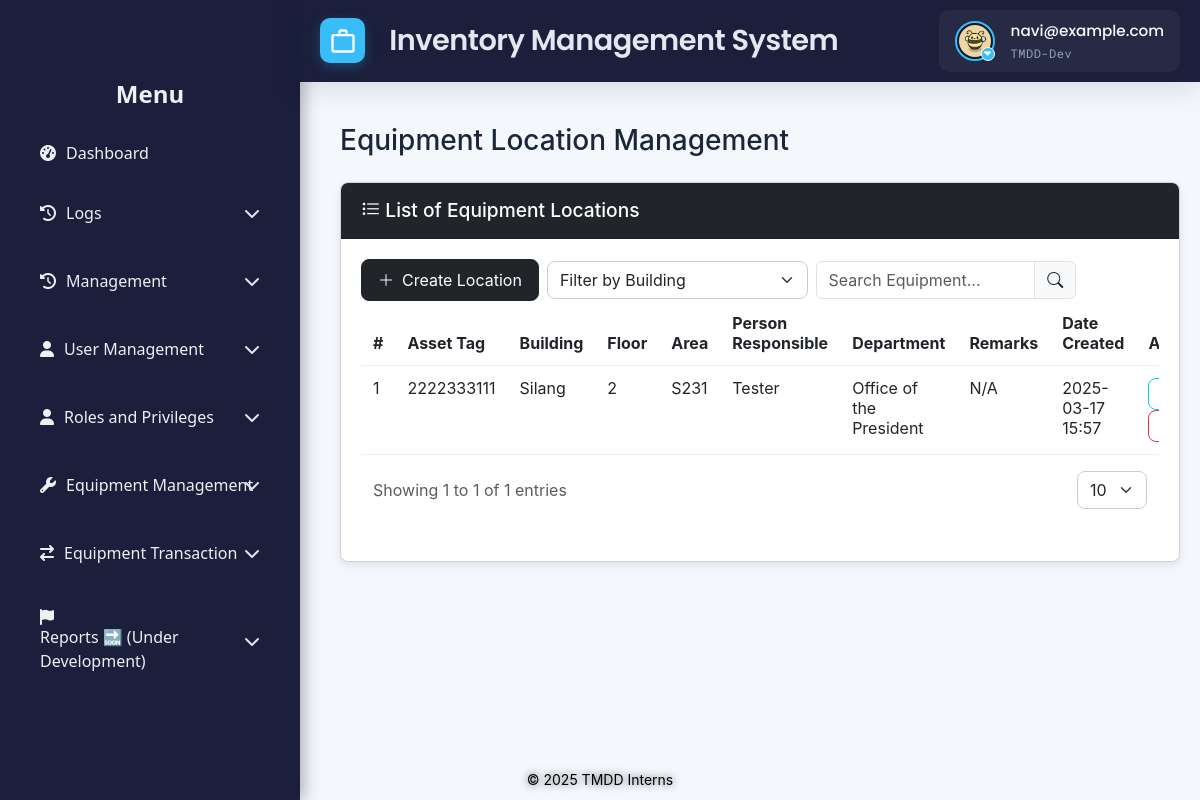
/src/view/php/modules/equipment_manager/equipment_location.php (signed in), run on the app's committed database.
### tables this page shows
CREATE TABLE IF NOT EXISTS `users` (
  `id` int NOT NULL AUTO_INCREMENT,
  `username` varchar(50) NOT NULL,
  `email` varchar(100) NOT NULL,
  `password` varchar(255) NOT NULL,
  `first_name` varchar(100) DEFAULT NULL,
  `last_name` varchar(100) DEFAULT NULL,
  `date_created` timestamp NULL DEFAULT CURRENT_TIMESTAMP,
  `status` enum('Offline','Online') NOT NULL,
  `is_disabled` tinyint(1) NOT NULL DEFAULT '0',
  `profile_pic_path` varchar(2048) DEFAULT NULL,
  PRIMARY KEY (`id`),
  UNIQUE KEY `username` (`username`),
  UNIQUE KEY `email` (`email`)
);

CREATE TABLE IF NOT EXISTS `equipment_location` (
  `equipment_location_id` int NOT NULL AUTO_INCREMENT,
  `asset_tag` varchar(50) NOT NULL,
  `building_loc` varchar(255) DEFAULT NULL,
  `floor_no` varchar(50) DEFAULT NULL,
  `specific_area` text,
  `person_responsible` varchar(255) DEFAULT NULL,
  `department_id` int DEFAULT NULL,
  `remarks` text,
  `date_created` datetime DEFAULT CURRENT_TIMESTAMP,
  `is_disabled` tinyint(1) NOT NULL DEFAULT '0',
  PRIMARY KEY (`equipment_location_id`),
  UNIQUE KEY `asset_tag` (`asset_tag`),
  KEY `department_id` (`department_id`)
);

CREATE TABLE IF NOT EXISTS `departments` (
  `id` int NOT NULL AUTO_INCREMENT,
  `department_name` varchar(191) NOT NULL,
  `abbreviation` varchar(50) NOT NULL,
  `is_disabled` tinyint(1) NOT NULL DEFAULT '0',
  PRIMARY KEY (`id`),
  UNIQUE KEY `department_name` (`department_name`),
  UNIQUE KEY `abbreviation` (`abbreviation`)
);

### src/control/RBACService.php (called while the page is built, shortened)
<?php
final class RBACService
{
    private array $privileges = [];
    public function __construct(
        private \PDO $pdo,
        int $userId
    ) {
        $this->loadUserPrivileges($userId);
    }
    private function loadUserPrivileges(int $userId): void
    {
        $sql = <<<'SQL'
        SELECT
          m.module_name,
          p.priv_name
        FROM user_department_roles ur
        JOIN roles r
          ON ur.role_id = r.id
         AND r.is_disabled = 0
        JOIN role_module_privileges rmp
          ON rmp.role_id = r.id
        JOIN modules m
          ON rmp.module_id = m.id
        JOIN privileges p
          ON rmp.privilege_id = p.id
         AND p.is_disabled = 0
       WHERE ur.user_id = ?
    SQL;
        $stmt = $this->pdo->prepare($sql);
        $stmt->execute([$userId]);
        while ($row = $stmt->fetch(\PDO::FETCH_ASSOC)) {
            $this->privileges[$row['module_name']][] = $row['priv_name'];
        }
    }
    public function hasPrivilege(string $module, string $priv): bool
    {
        return isset($this->privileges[$module])
            && in_array($priv, $this->privileges[$module], true);
    }
}

### src/view/php/modules/equipment_manager/equipment_location.php (the view, shortened to what this page needs)
<?php
require_once '../../../../../config/ims-tmdd.php';
include '../../general/header.php';
include '../../general/sidebar.php';
include '../../general/footer.php';
$rbac = new RBACService($pdo, $_SESSION['user_id']);
$rbac->requirePrivilege('Equipment Management', 'View');
$canCreate = $rbac->hasPrivilege('Equipment Management', 'Create');
$canModify = $rbac->hasPrivilege('Equipment Management', 'Modify');
$canDelete = $rbac->hasPrivilege('Equipment Management', 'Remove');
$errors = [];
try {
    $stmt = $pdo->query("
        SELECT el.*, d.department_name
        FROM equipment_location el
        LEFT JOIN departments d ON el.department_id = d.id
        WHERE el.is_disabled = 0
        ORDER BY el.date_created DESC
    ");
    $equipmentLocations = $stmt->fetchAll(PDO::FETCH_ASSOC);
} catch (PDOException $e) {
    $errors[] = "Error retrieving Equipment Locations: " . $e->getMessage();
}
?>
<!DOCTYPE html>
<html lang="en">
<head>
    <link href="../../../styles/css/equipment-manager.css" rel="stylesheet">
    <link href="https://cdn.jsdelivr.net/npm/bootstrap-icons/font/bootstrap-icons.min.css" rel="stylesheet">
    <link href="https://cdn.jsdelivr.net/npm/select2@4.1.0-rc.0/dist/css/select2.min.css" rel="stylesheet" />
</head>
<body>
    <div class="main-container">
        <header class="main-header">
            <h1> Equipment Location Management</h1>
        </header>
        <section class="card">
            <div class="card-header bg-dark text-white d-flex justify-content-between align-items-center">
                <h2><i class="bi bi-list-task"></i> List of Equipment Locations</h2>
            </div>
            <div class="card-body">
                <div class="container-fluid px-0">
                    <div class="row align-items-center g-2">
                        <div class="col-auto">
                            <?php if ($canCreate): ?>
                                <button class="btn btn-dark" data-bs-toggle="modal" data-bs-target="#addLocationModal">
                                    <i class="bi bi-plus-lg"></i> Create Location
                                </button>
                            <?php endif; ?>
                        </div>
                        <div class="col-md-4">
                            <select class="form-select" id="filterBuilding">
                                <option value="">Filter by Building</option>
                            </select>
                        </div>
                        <div class="col-md-4">
                            <div class="input-group">
                                <input type="text" id="eqSearch" class="form-control" placeholder="Search Equipment...">
                                <span class="input-group-text"><i class="bi bi-search"></i></span>
                            </div>
                        </div>
                    </div>
                </div>
                <div class="table-responsive" id="table">
                    <table class="table" id="elTable">
                        <thead>
                            <tr>
                                <th>#</th>
                                <th>Asset Tag</th>
                                <th>Building</th>
                                <th>Floor</th>
                                <th>Area</th>
                                <th>Person Responsible</th>
                                <th>Department</th>
                                <th>Remarks</th>
                                <th>Date Created</th>
                                <th>Actions</th>
                            </tr>
                        </thead>
                        <tbody>
                            <?php if (!empty($equipmentLocations)): ?>
                                <?php foreach ($equipmentLocations as $index => $loc): ?>
                                    <tr>
                                        <td><?= $index + 1 ?></td>
                                        <td><?= htmlspecialchars($loc['asset_tag'] ?? '') ?></td>
                                        <td><?= htmlspecialchars($loc['building_loc'] ?? '') ?></td>
                                        <td><?= htmlspecialchars($loc['floor_no'] ?? '') ?></td>
                                        <td><?= htmlspecialchars($loc['specific_area'] ?? '') ?></td>
                                        <td><?= htmlspecialchars($loc['person_responsible'] ?? '') ?></td>
                                        <td><?= htmlspecialchars($loc['department_name'] ?? '') ?></td>
                                        <td><?= htmlspecialchars($loc['remarks'] ?? '') ?></td>
                                        <td><?= date('Y-m-d H:i', strtotime($loc['date_created'])) ?></td>
                                        <td>
                                            <?php if ($canModify): ?>
                                                <button class="btn btn-sm btn-outline-info edit-location"
                                                    data-bs-toggle="modal"
                                                    data-bs-target="#editLocationModal"
                                                    data-id="<?= $loc['equipment_location_id'] ?>"
                                                    data-asset="<?= htmlspecialchars($loc['asset_tag'] ?? '') ?>"
                                                    data-building="<?= htmlspecialchars($loc['building_loc'] ?? '') ?>"
                                                    data-floor="<?= htmlspecialchars($loc['floor_no'] ?? '') ?>"
                                                    data-area="<?= htmlspecialchars($loc['specific_area'] ?? '') ?>"
                                                    data-person="<?= htmlspecialchars($loc['person_responsible'] ?? '') ?>"
                                                    data-department="<?= htmlspecialchars($loc['department_id'] ?? '') ?>"
                                                    data-remarks="<?= htmlspecialchars($loc['remarks'] ?? '') ?>">
                                                </button>
                                            <?php endif; ?>
                                            <?php if ($canDelete): ?>
                                                <button class="btn btn-sm btn-outline-danger delete-location"
                                                    data-id="<?= $loc['equipment_location_id'] ?>">
                                                </button>
                                            <?php endif; ?>
                                        </td>
                                    </tr>
                                <?php endforeach; ?>
                            <?php endif; ?>
                        </tbody>
                    </table>
                </div>
                <div class="container-fluid">
                    <div class="row align-items-center g-3">
                        <div class="col-12 col-sm-auto">
                            <div class="text-muted">
                                Showing <span id="currentPage">1</span> to <span id="rowsPerPage">20</span> of <span
                                    id="totalRows">100</span>
                                entries
                            </div>
                        </div>
                        <div class="col-12 col-sm-auto ms-sm-auto">
                            <div class="d-flex align-items-center gap-2">
                                <select id="rowsPerPageSelect" class="form-select" style="width: auto;">
                                    <option value="10" selected>10</option>
                                </select>
                            </div>
                        </div>
                        <div class="row mt-3">
                            <div class="col-12">
                            </div>
                        </div>
                    </div>
                </div>
            </div>
        </section>
    </div>
</body>
</html>

### src/view/php/general/header.php (shortened to what this page needs)
<?php
$user_id = $_SESSION['user_id'] ?? null;
if ($user_id !== null) {
    $stmt = $pdo->prepare("SELECT profile_pic_path FROM users WHERE id = ?");
    $stmt->execute([$user_id]);
    $user = $stmt->fetch(PDO::FETCH_ASSOC);
} else {
    die("User not logged in.");
}
$role = isset($_SESSION["role"]) ? $_SESSION["role"] : "";
$email = $_SESSION['email'];
?>
<!DOCTYPE html>
<html lang="en">
<head>
    <link href="https://cdn.jsdelivr.net/npm/bootstrap@5.2.3/dist/css/bootstrap.min.css" rel="stylesheet">
    <link href="https://cdn.jsdelivr.net/npm/bootstrap-icons@1.10.3/font/bootstrap-icons.css" rel="stylesheet">
    <link rel="stylesheet"
          href="https://cdn.jsdelivr.net/npm/bootstrap@5.3.0/dist/css/bootstrap.min.css">
    <link rel="stylesheet"
          href="https://cdnjs.cloudflare.com/ajax/libs/font-awesome/6.4.0/css/all.min.css">
    <link rel="stylesheet" href="<?php echo BASE_URL; ?>src/view/styles/css/toast.css">
    <link rel="stylesheet" href="<?php echo BASE_URL; ?>src/view/styles/css/header_footer.css">
</head>
<body>
<header class="header">
      <div class="logo-container">
        <div class="logo-icon">
            <svg viewBox="0 0 24 24">
                <path d="M20 6h-4V4c0-1.1-.9-2-2-2h-4c-1.1 0-2 .9-2 2v2H4c-1.1 0-2 .9-2 2v12c0 1.1.9 2 2 2h16c1.1 0 2-.9 2-2V8c0-1.1-.9-2-2-2zM10 4h4v2h-4V4zm10 16H4V8h16v12z"/>
            </svg>
        </div>
        <div>
            <div class="logo-text">Inventory Management System</div>
        </div>
    </div>
    <div class="header-widgets">
        <div class="user-profile" onclick="toggleDropdown()">
            <div class="profile-picture-container">
                <img
                    src="<?php echo !empty($user['profile_pic_path'])
                        ? '../../../../../public/' . htmlspecialchars($user['profile_pic_path'])
                        : '../../../../../public/assets/img/default_profile.jpg'; ?>"
                    alt=s"User Profile"
                    class="profile-picture"
                >
                <span class="dropdown-indicator"><i class="fas fa-caret-down"></i></span>
            </div>
            <div class="user-info">
                <div class="user-name"><?php echo $email; ?></div>
                <div class="user-role"><?php echo $role; ?> </div>
            </div>
        </div>
    </div>
</header>
</body>
</html>

### src/view/styles/css/header_footer.css (style rules this page uses)
* { margin: 0; padding: 0; box-sizing: border-box; }
body { background: #f5f7fb; }
.header { display: flex; justify-content: space-between; align-items: center; background: #1B1F3B; padding: 10px 20px; box-shadow: 0 4px 30px rgba(11, 25, 51, 0.15); position: fixed; top: 0; left: 300px; right: 0; z-index: 900; }
.logo-container { display: flex; align-items: center; gap: 1.2rem; }
.logo-icon { width: 45px; height: 45px; background: #38BDF8; border-radius: 10px; display: grid; place-items: center; box-shadow: 0 4px 12px rgba(56, 189, 248, 0.25); margin-left: 0; }
.logo-icon svg { width: 28px; height: 28px; fill: white; }
.logo-text { font-family: 'Poppins', sans-serif; font-size: 1.8rem; font-weight: 600; color: #E2E8F0; letter-spacing: -0.5px; margin-left: 5px; }
.header-widgets { display: flex; align-items: center; gap: 2.5rem; }
.user-profile { display: flex; align-items: center; gap: 1rem; padding: 0.6rem 1rem; background: rgba(255, 255, 255, 0.05); border-radius: 10px; position: relative; cursor: pointer; width: 100%; }
.user-info { display: flex; flex-direction: column; gap: 2px; }
.user-name { font-family: 'Poppins', sans-serif; color: #F8FAFC; font-size: 0.95rem; font-weight: 500; }
.user-role { font-family: 'Roboto Mono', monospace; color: #94A3B8; font-size: 0.75rem; letter-spacing: 0.5px; }
.profile-picture-container { position: relative; display: inline-block; }
.profile-picture { width: 40px; height: 40px; border-radius: 50%; border: 2px solid #38BDF8; object-fit: cover; padding: 2px; background: #0F172A; }
.dropdown-indicator { position: absolute; bottom: 0; right: 0; background-color: #38bdf8; color: white; font-size: 0.7rem; width: 14px; height: 14px; border-radius: 50%; display: grid; place-items: center; border: 1px solid white; pointer-events: none; }

### src/view/styles/css/sidebar.css (style rules this page uses)
:root { --sidebar-bg-start: #2c3e50; --sidebar-bg-end: #34495e; --sidebar-text: #ecf0f1; --hover-bg: rgba(255, 255, 255, 0.1); }

### src/view/styles/css/equipment-manager.css (style rules this page uses)
:root { --primary-color: #1B263B; --accent-color: #2962ff; --bg-color: #f4f7fc; --text-color: #333; --shadow: rgba(0, 0, 0, 0.08); --radius: 8px; --font: 'Inter', sans-serif; }
body { font-family: var(--font); background-color: var(--bg-color); margin: 0; padding: 0; color: var(--text-color); }
.main-container { padding: 20px; margin-left: 320px; padding-top: 100px; }
.main-header h1 { font-size: 1.75rem; margin-bottom: 1.5rem; display: flex; align-items: center; gap: 0.75rem; color: var(--primary-color); }
.card { background: #fff; border-radius: var(--radius); box-shadow: 0 4px 10px var(--shadow); overflow: hidden; }
.card-header { background: var(--primary-color); color: white; padding: 1rem 1.25rem; }
.card-header h2 { margin: 0; font-size: 1.2rem; }
.card-body { padding: 1.25rem; }
.btn { display: inline-flex; align-items: center; gap: 0.5rem; border-radius: var(--radius); padding: 0.5rem 1rem; transition: background-color 0.2s ease; cursor: pointer; }
.form-select, .search-input input { border-radius: var(--radius); border: 1px solid #ccc; }
.table { width: 100%; border-collapse: collapse; }
.table th, .table td { padding: 0.75rem; text-align: left; border-bottom: 1px solid #eee; }
.table-responsive { overflow-x: auto; }

### data on the page
users: profile_pic_path (picture)
equipment_location: asset_tag "2222333111", building_loc "Silang", floor_no "2", specific_area "S231", person_responsible "Tester", department.department_name "Office of the President", remarks "N/A", date_created "2025-03-17 15:57"

### other printed values
$email "navi@example.com"
$role "TMDD-Dev"
